Frame 1 (no input): blank canvas, image omitted
Frame 60 (the mouse pressed at the canvas centre just before this capture): blank canvas, image omitted
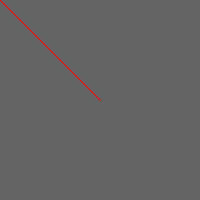
Frame 120 (the mouse held since frame 60 and released just before this capture)

The Processing sketch whose frames 1 and 60 were blank and that drew this single picture after the mouse press (run headless with seeded random() and noise(); from frame 60 on, the mouse is pressed at the canvas centre):

// Processing sketch: day2
// ── day2.pde
void setup(){
  size(200,200);
  
}
void draw(){
  background(100);
  stroke(255,0,0);
  line(0,0,mouseX,mouseY);
}

void mousePressed(){
  println(mouseX + "," + mouseY);
}
